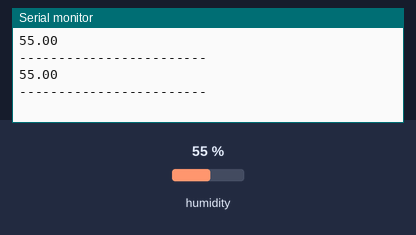
Bench run of a sketch on a simulated Arduino Uno, built with avr-gcc and run on an emulated ATmega328P. On the bench: the last lines printed to the serial monitor. The test bench sets the inputs (shaded band); at power-on: humidity 55 %.

Above: at 5.8 s.
5.9 s: humidity set to 22 %
At 10.5 s:
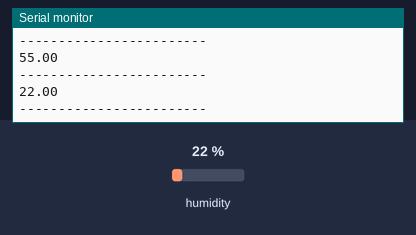
11.9 s: humidity set to 40 %
At 16.2 s:
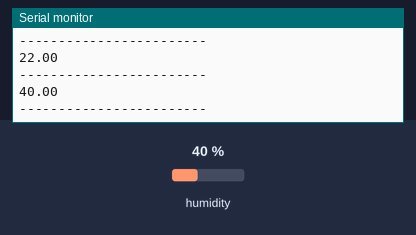
Timing chart, 0 to 17.7 s (numbered marks = the images above; inputs shaded):
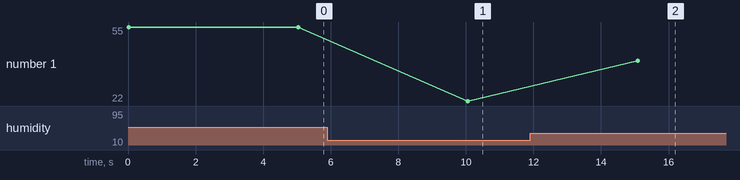

Measured:
- after the input at 5.9 s, the serial monitor: prints a new line after 4.2 s (image 1)
- after the input at 11.9 s, the serial monitor: prints a new line after 3.2 s (image 2)
- plotted number 1: 55 → 22 after the input at 5.9 s, 22 → 40 after the input at 11.9 s

The sketch:

humidity.ino
```cpp
#include <SparkFunHTU21D.h>

/* //////////////////////////////////////////
  Humidity instance
* //////////////////////////////////////////*/
HTU21D humiditySensor;
float humidity;

void setup()
{
  Serial.begin(9600);  // Start serial for output

  /* //////////////////////////////////////////
      Humidity Setup
  * //////////////////////////////////////////*/
  humiditySensor.begin();

}

void loop()
{

  /* //////////////////////////////////////////
      Humidity
  * //////////////////////////////////////////*/
  humidity = humiditySensor.readHumidity();
  Serial.println(humidity);

  ////////////////////////////////////////////
  Serial.println("------------------------\n");
  delay(5000);
}
```
